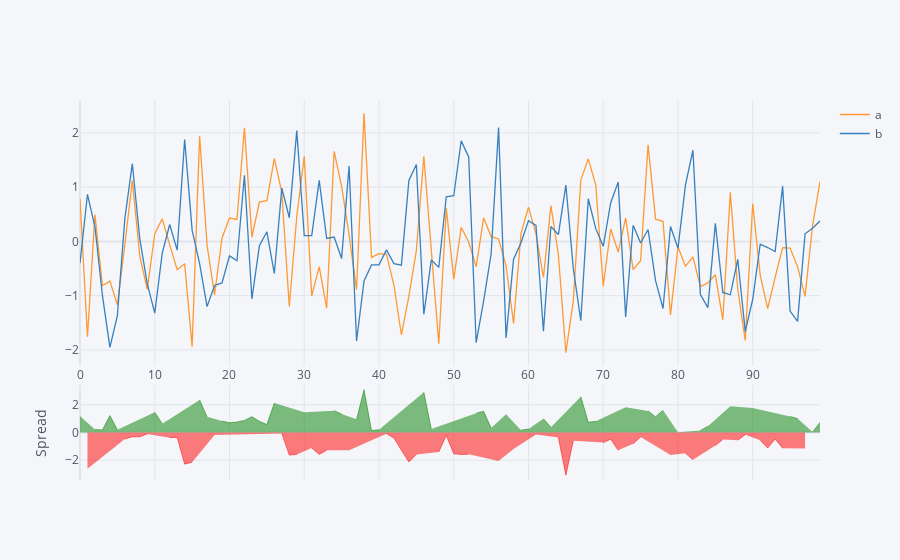

Notebook source saved alongside this figure:
### Code cell
df1[['a','b']].iplot(kind = "spread")
